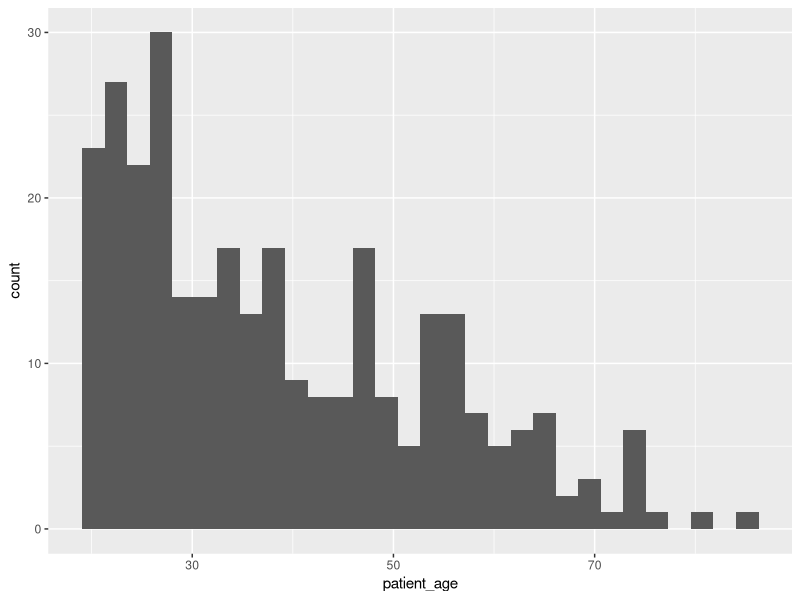
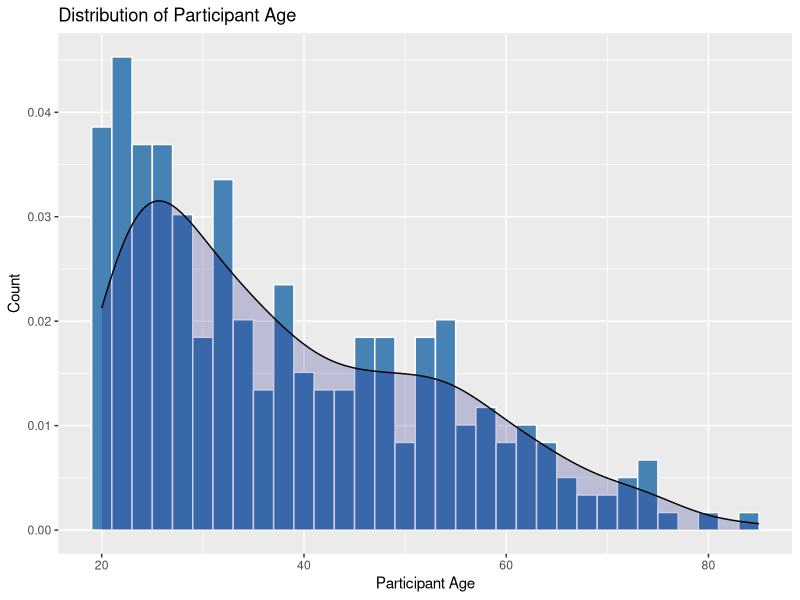
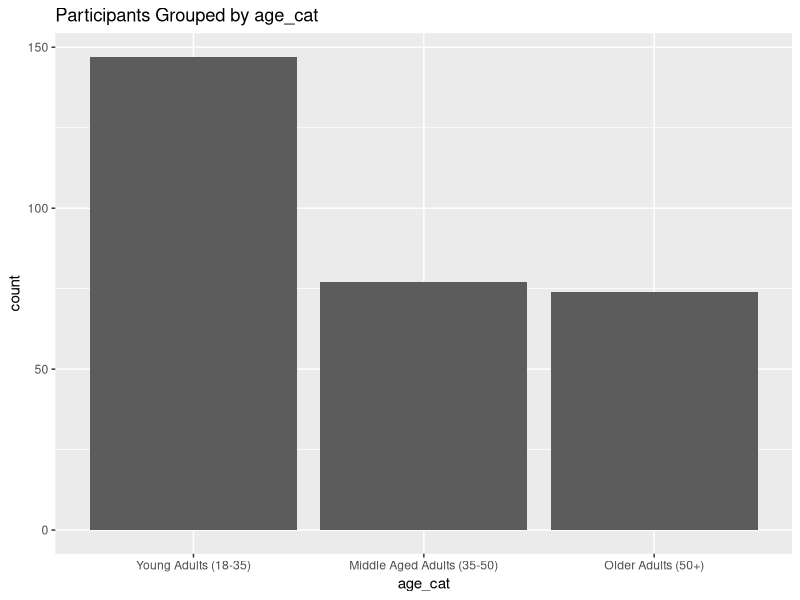
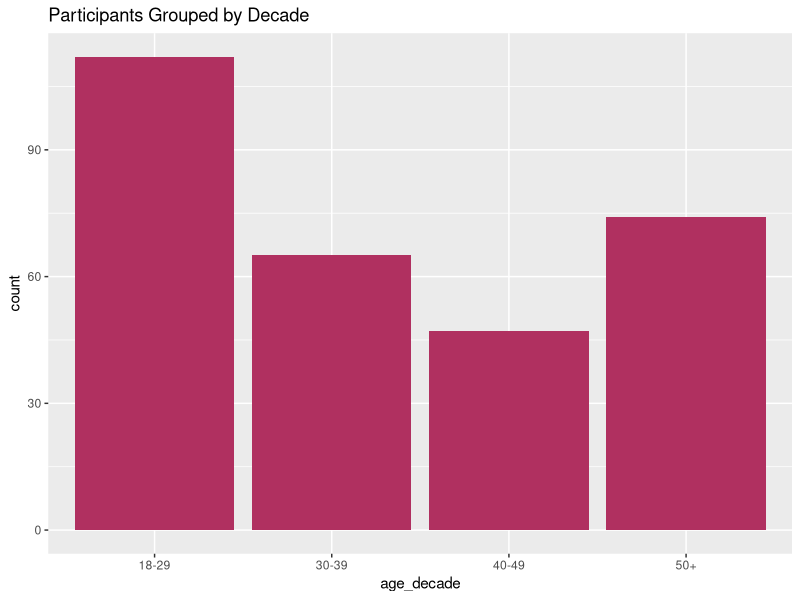

These charts were generated, in order, by the following R code:
############################
## Prelim Analyses - Coding
## 
############################

## Prelim Analysis Plan:
## 1. LOAD
## 2. CLEAN
## 3. RECODE
## 4. CALCULATE
## 5. ANALYZE

## 1. LOAD LIBRARIES; UPLOAD DATA

# load libraries
library(tidyverse)

# find directory location
getwd()

# load dataset (raw, NOT labels version)
raw_LSU = read.csv(file = "./data/LonelinessAndSubstan-ALLDATA_DATA_2025-12-16_1345.csv")


# check that everything worked
skimr::skim(raw_LSU)
names(raw_LSU)
raw_LSU
view(raw_LSU) # <- use to view file from RStudio


## 2. EXPLORATORY ANALYSIS

# Age ('patient_age')
raw_LSU |> 
  summarise(
    age_mean = mean(patient_age),
    age_sd = sd(patient_age))
    
ggplot(data = raw_LSU, aes(x = patient_age))+
geom_histogram()

skimr::skim(raw_LSU, patient_age)

# Age by decade
age_df <- raw_LSU |> 
  mutate(
    age_decade = cut(
      patient_age,
      breaks = c(18, 30, 40, 50, Inf),
      labels = c("18-29", "30-39", "40-49", "50+"),
      right = FALSE),
    age_decade = factor(
      age_decade,
      levels = c(
        "18-29",
        "30-39",
        "40-49",
        "50+")))

# Age by category
age_df <- age_df |> 
  mutate(
    age_cat = case_when(
      patient_age >= 18 & patient_age <= 34 ~ "Young Adults (18-35)",
      patient_age >= 35 & patient_age <= 49 ~ "Middle Aged Adults (35-50)",
      patient_age >= 50 ~ "Older Adults (50+)"),
    age_cat = factor(
      age_cat,
      levels = c(
        "Young Adults (18-35)",
        "Middle Aged Adults (35-50)",
        "Older Adults (50+)")))

# Age continuous Histogram
ggplot(age_df, aes(x = patient_age)) +
  geom_histogram(aes(y = ..density..),
                 binwidth = 2, fill = "steelblue", color = "white")+
  geom_density(alpha = .2, fill = "navy") +
  labs(title = "Distribution of Participant Age", x = "Participant Age", y = "Count")

# Age by categories (18-35, 35-50, 50+)
ggplot(age_df, aes(x = age_cat)) + 
  geom_bar(fill = "grey36") +
  labs(title = "Participants Grouped by age_cat")

# Age by decade
ggplot(age_df, aes(x = age_decade)) + 
  geom_bar(fill = "maroon") +
  labs(title = "Participants Grouped by Decade")

# Continuous Age Summary
age_df |> 
  summarise(
    mean_age = mean(patient_age),
    sd_age = sd(patient_age),
    median_age = median(patient_age),
    IQR_age = IQR(patient_age),
    min_age = min(patient_age),
    max_age = max(patient_age))



## 2. CLEAN DATA FOR PRELIM ANALYSIS

# view var names in 'age_df'
var_names = names(age_df)
view(var_names)
var_names = data.frame(variable = var_names)

# new data frame with selected variables
clean_df <- age_df |> 
  select(
    record_id,
    patient_age,
    age_cat,
    age_decade,
    patient_gender,
    patient_ethnicity,
    patient_race,
    patient_race_2,
    gad_score,
    phq_score,
    in_tune,
    companion,
    turn_to,
    alone,
    group,
    outgoing,
    common,
    close,
    interest_ideas,
    close_people,
    left_out,
    relationship,
    knows_you,
    isolated,
    companionship,
    understand,
    shy,
    around_you,
    talk_to,
    turn,
    tobacco,
    males,
    females,
    drugs,
    meds,
    cigarette_1,
    alcohol_1,
    alcohol_2,
    marijuana_1,
    cocaine_1,
    heroin_1,
    opioid_1,
    med_anxiety_1,
    adhd_1,
    illegal_drug_1)
    
view(clean_df)


# recode dichot variables from 1(yes) 2(no) -> 1(yes) 0(no)
clean_df = clean_df |> 
  mutate(
    gender = case_when(
      patient_gender == 1 ~ 1,
      patient_gender == 2 ~ 0,
      TRUE                ~ NA),
    cigarette = case_when(
      cigarette_1 == 1 ~ 1,
      cigarette_1 == 2 ~ 0,
      TRUE             ~ NA),
    alcohol = case_when(
      alcohol_1 == 1 ~ 1,
      alcohol_1 == 2 ~ 0,
      TRUE           ~ NA),
    alcohol2 = case_when(
      alcohol_2 == 1 ~ 1,
      alcohol_2 == 2 ~ 0,
      TRUE           ~ NA),
    marijuana = case_when(
      marijuana_1 == 1 ~ 1,
      marijuana_1 == 2 ~ 0,
      TRUE             ~ NA),
    cocaine = case_when(
      cocaine_1 == 1 ~ 1,
      cocaine_1 == 2 ~ 0,
      TRUE           ~ NA),
    heroin = case_when(
      heroin_1 == 1 ~ 1,
      heroin_1 == 2 ~ 0,
      TRUE          ~ NA),
    opioid = case_when(
      opioid_1 == 1 ~ 1,
      opioid_1 == 2 ~ 0,
      TRUE          ~ NA),
    med_anxiety = case_when(
      med_anxiety_1 == 1 ~ 1,
      med_anxiety_1 == 2 ~ 0,
      TRUE          ~ NA),
    adhd = case_when(
      adhd_1 == 1 ~ 1,
      adhd_1 == 2 ~ 0,
      TRUE        ~ NA),
    illegal_drug = case_when(
      illegal_drug_1 == 1 ~ 1,
      illegal_drug_1 == 2 ~ 0,
      TRUE        ~ NA))

# quick check it worked
clean_df |>
  summarise(
    gender_min = min(gender, na.rm = TRUE),
    gender_max = max(gender, na.rm = TRUE),

    cigarette_min = min(cigarette, na.rm = TRUE),
    cigarette_max = max(cigarette, na.rm = TRUE),
    
    alcohol_min = min(alcohol, na.rm = TRUE),
    alcohol_max = max(alcohol, na.rm = TRUE),
    
    alcohol2_min = min(alcohol2, na.rm = TRUE),
    alcohol2_max = max(alcohol2, na.rm = TRUE),
    
    marijuana_min = min(marijuana, na.rm = TRUE),
    marijuana_max = max(marijuana, na.rm = TRUE),
    
    cocaine_min = min(cocaine, na.rm = TRUE),
    cocaine_max = max(cocaine, na.rm = TRUE),
    
    heroin_min = min(heroin, na.rm = TRUE),
    heroin_max = max(heroin, na.rm = TRUE),
    
    opioid_min = min(opioid, na.rm = TRUE),
    opioid_max = max(opioid, na.rm = TRUE),
    
    med_anxiety_min = min(med_anxiety, na.rm = TRUE),
    med_anxiety_max = max(med_anxiety, na.rm = TRUE),
    
    adhd_min = min(adhd, na.rm = TRUE),
    adhd_max = max(adhd, na.rm = TRUE),
    
    illegal_drug_min = min(illegal_drug, na.rm = TRUE),
    illegal_drug_max = max(illegal_drug, na.rm = TRUE))

table(clean_df$cigarette_1, clean_df$cigarette, useNA = "ifany")


# LONELINESS SCALE SCORING

# first, reverse coding for 'in_tune', 'group', 'common','outgoing', 'close_people', 'companionship', 'understand', 'talk_to', 'turn'



# total score for each participant (sum)



## 3. Table 1 - Overall prevalence and prevalence by loneliness


## 4. Table 2 - Logistic Regression
















